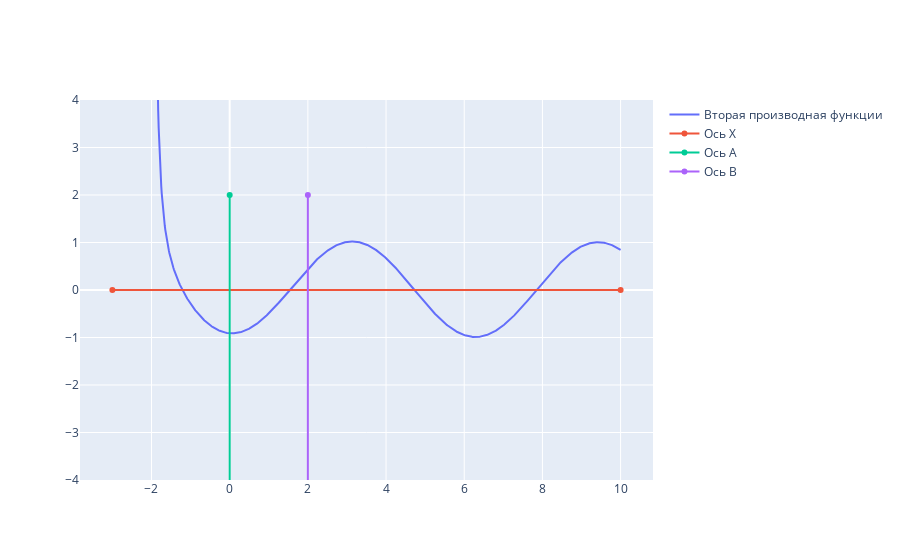

The cell this chart's notebook holds for it:
### Code cell
fig = go.Figure(layout_yaxis_range=[-4,4])

fig.add_trace(go.Scatter(x=x,
                         y=y_f2,
                         name="Вторая производная функции"))

fig.add_trace(go.Scatter(x=[begin, end], 
                         y=[0, 0], 
                         name="Ось Х"))


fig.add_trace(go.Scatter(x=[a, a], 
                         y=[-10, 2], 
                         name="Ось A"))

fig.add_trace(go.Scatter(x=[b, b], 
                         y=[-10, 2], 
                         name="Ось B"))

fig.show()

### Figure 1 — Plotly figure (JSON) as saved in the notebook; plotly's stock layout.template omitted (floating-point values rounded to 4 significant figures; data arrays with more than 128 entries replaced by an {"elided": "..."} marker saying what was removed)
{"data": [{"name": "Вторая производная функции", "type": "scatter", "x": {"elided": "1000 float values"}, "y": {"elided": "1000 float values"}}, {"name": "Ось Х", "type": "scatter", "x": [-3, 10], "y": [0, 0]}, {"name": "Ось A", "type": "scatter", "x": [0, 0], "y": [-10, 2]}, {"name": "Ось B", "type": "scatter", "x": [2, 2], "y": [-10, 2]}], "layout": {"yaxis": {"range": [-4, 4]}}}
